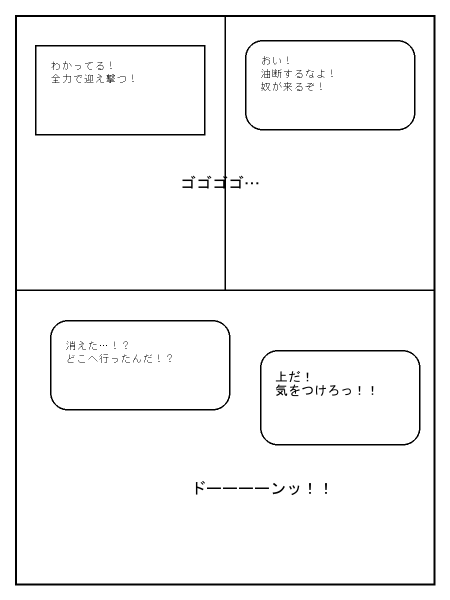
#> input picture data/real_manga_samples/manga_page1_action.png, 900 x 1200 px (shown at 1/2 size); its folder holds 2 pictures in this run
$ python panel_finder.py ../../data/real_manga_samples
#> lines starting #> are read from the running program, lines starting #| are printed output that depends on the picture; after the words box and inside, x2 and y2 are one past the last pixel; in counts of white or black regions, pixels touching at a corner belong together
#> in save_draw_contours, im is the input picture: PIL image 900x1200 RGB; min 0, max 255, mean 246.4
r"""
Finds panel order for manga page.
>> python .\modules\textdetector\panel_finder.py <path-to-images>
"""
import json
import sys
from pathlib import Path

import cv2 as cv
import numpy as np
from PIL import Image, ImageDraw, ImageFont
from shapely import Polygon
from shapely.ops import nearest_points

KERNEL_SIZE = 7
BORDER_SIZE = 10


def panel_process_image(img: Image.Image):
    """Preprocesses an image to make it easier to find panels.

    Args:
        img: The image to preprocess.

    Returns:
        The preprocessed image.
    """

    img_gray = cv.cvtColor(np.array(img), cv.COLOR_RGB2GRAY)
    img_gray = cv.GaussianBlur(img_gray, (KERNEL_SIZE, KERNEL_SIZE), 0)
    img_gray = cv.threshold(img_gray, 200, 255, cv.THRESH_BINARY)[1]
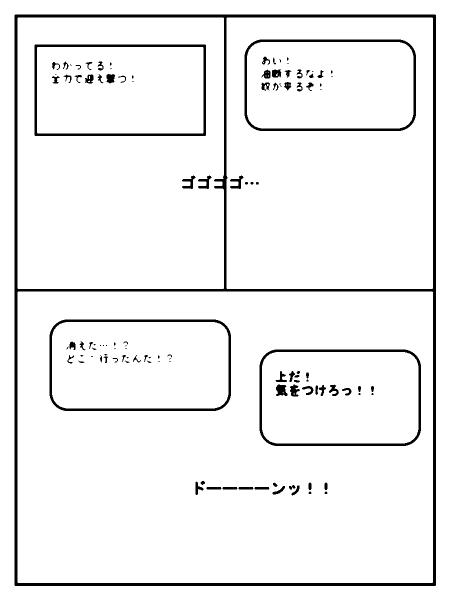
#> img_gray: shape (1200, 900) (shown at 1/2 size); 94.5% white; 118 black regions (39 under 20 px), largest, box (x1, y1, x2, y2) and area: (29, 29, 872, 1172) 30809, (69, 89, 412, 272) 5160, (99, 639, 462, 822) 5104

    # Add black border to image, to help with finding contours
    img_gray = cv.copyMakeBorder(
        img_gray,
        BORDER_SIZE,
        BORDER_SIZE,
        BORDER_SIZE,
        BORDER_SIZE,
        cv.BORDER_CONSTANT,
        value=255,
    )
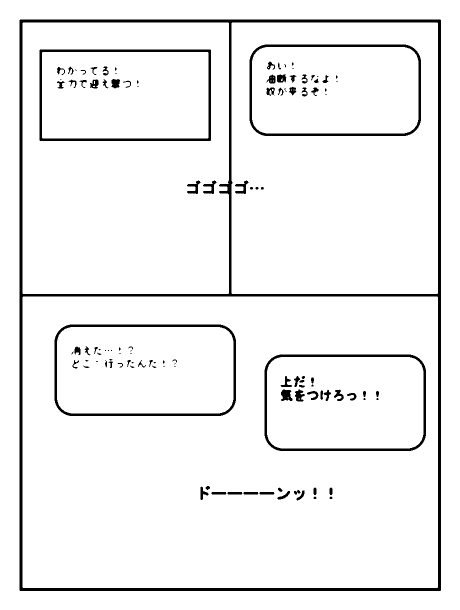
#> img_gray: shape (1220, 920) (shown at 1/2 size); 94.7% white; 118 black regions (39 under 20 px), largest, box (x1, y1, x2, y2) and area: (39, 39, 882, 1182) 30809, (79, 99, 422, 282) 5160, (109, 649, 472, 832) 5104
    # Invert image
    img_gray = cv.bitwise_not(img_gray)
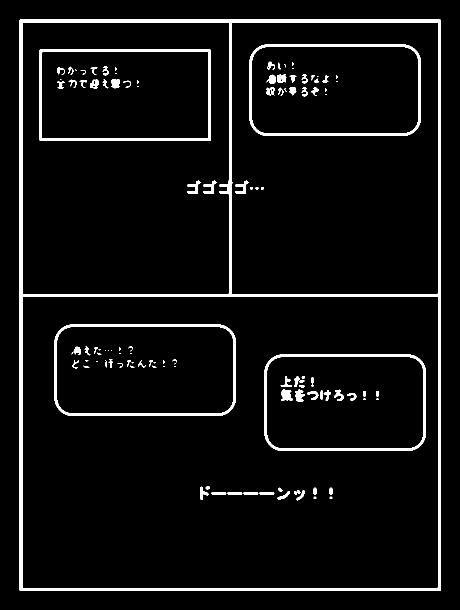
#> img_gray: shape (1220, 920) (shown at 1/2 size); 5.3% white; 118 white regions (39 under 20 px), largest, box (x1, y1, x2, y2) and area: (39, 39, 882, 1182) 30809, (79, 99, 422, 282) 5160, (109, 649, 472, 832) 5104
    return img_gray


def remove_contained_contours(polygons):
    """Removes polygons from a list if any completely contain the other.

    Args:
        polygons: A list of polygons.

    Returns:
        A list of polygons with any contained polygons removed.
    """

    # Create a new list to store the filtered polygons.
    filtered_polygons = []

    # Iterate over the polygons.
    for polygon in polygons:
        # Check if the polygon contains any of the other polygons.
        contains = False
        for other_polygon in polygons:
            # Check if the polygon contains the other polygon and that the polygons
            if np.array_equal(other_polygon, polygon):
                continue
            rect1 = cv.boundingRect(other_polygon)
            rect2 = cv.boundingRect(polygon)
            # Check if rect2 is completely within rect1
            if (
                rect2[0] >= rect1[0]
                and rect2[1] >= rect1[1]
                and rect2[0] + rect2[2] <= rect1[0] + rect1[2]
                and rect2[1] + rect2[3] <= rect1[1] + rect1[3]
            ):
                contains = True
                break

        # If the polygon does not contain any of the other polygons, add it to the
        # filtered list.
        if not contains:
            filtered_polygons.append(polygon)

    return filtered_polygons


def calc_panel_contours(im: Image.Image):
    img_gray = panel_process_image(im)
    contours_raw, hierarchy = cv.findContours(
        img_gray, cv.RETR_EXTERNAL, cv.CHAIN_APPROX_SIMPLE
    )
#> contours_raw = 1 item
    contours = contours_raw
#> contours = 1 item
    min_area = 10000
    contours = [i for i in contours if cv.contourArea(i) > min_area]
    contours = [cv.convexHull(i) for i in contours]
    contours = remove_contained_contours(contours)
#> the loop in remove_contained_contours, `for polygon in polygons:` made 1 pass

    # Remap the contours to the original image
    contours = [i + np.array([[-BORDER_SIZE, -BORDER_SIZE]]) for i in contours]

    # Sort the contours by their y-coordinate.
    contours = order_panels(contours, img_gray)
#> in order_panels, `bounding_boxes = [cv.boundingRect(contour) for contour in contours]`: bounding_boxes = [(29, 29, 843, 1143)]
#> in generate_vertical_bounding_box_groups_indices, `bbox_inds = np.argsort([i[1] for i in bounding_boxes])`: bbox_inds = [0]
#> in generate_vertical_bounding_box_groups_indices, `groups = [[bbox_inds[0]]]`: groups = [[0]]
#> the loop in order_panels, `for group in groups_indices:` made 1 pass
#> (group, cs, order_scores, sorted_list) on pass 1: ([0], [(29, 29, 843, 1143)], [0], [(0, 0)])
#> after the loop in order_panels, `for group in groups_indices:`: c = [(0, 0)]
#> in order_panels, `ordered_contours = [contours[i[0]] for i in c]`: ordered_contours = 1 item
    return contours


# [5 lines left out: function calc_panel_bboxes_xyxy, not called in this run]


def draw_contours(im, contours):
    """Debugging, draws the contours on the image."""
    colors = [
        (255, 0, 0),
        (0, 255, 0),
        (0, 0, 255),
    ]

    im_contour = np.array(im)

    for i, contour in enumerate(range(len(contours))):
        color = colors[i % len(colors)]
        im_contour = cv.drawContours(im_contour, contours, i, color, 4, cv.LINE_AA)
        # Draw a number at the top left of contour
        x, y, _, _ = cv.boundingRect(contours[i])
        cv.putText(
            im_contour,
            str(i),
            (x + 50, y + 50),
            cv.FONT_HERSHEY_SIMPLEX,
            1,
            color,
            2,
            cv.LINE_AA,
        )

    img = Image.fromarray(im_contour)

    return img


def save_draw_contours(path: Path | str):
    path = Path(path)

    pth_out = path.parent / (path.stem + "-contours")

    if not pth_out.exists():
        pth_out.mkdir()

    # Glob get all images in folder

    pths = [i for i in path.iterdir() if i.suffix in [".png", ".jpg", ".jpeg"]]
    for t in pths:
        print(t)
        im = Image.open(t)
        contours = calc_panel_contours(im)
#> contours = 1 item

        img_panels = draw_contours(im, contours)
#> the loop in draw_contours, `for i, contour in enumerate(range(len(contours))):` made 1 pass
#> (contour, color, x, y) on pass 1: (0, (255, 0, 0), 29, 29)
#> pass 1, in draw_contours, `im_contour = cv.drawContours(im_contour, contours, i, color, 4, cv.LIN..`:
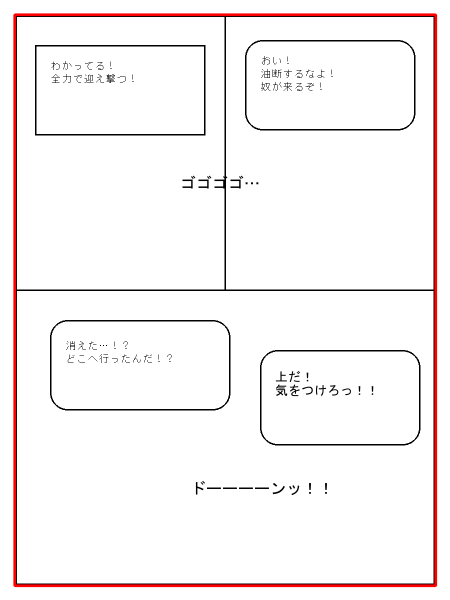
#> im_contour: shape (1200, 900, 3) (shown at 1/2 size); 2.57% of pixels changed, all inside (x1, y1, x2, y2) = (26, 26, 875, 1175)
#> after the loop in draw_contours, `for i, contour in enumerate(range(len(contours))):`: im_contour: shape (1200, 900, 3); 0.03% of pixels changed, all inside (x1, y1, x2, y2) = (80, 56, 99, 82)
        f_name = t.stem + t.suffix
        img_panels.save(pth_out / f_name)
#> pass 2 of the loop in save_draw_contours, `for t in pths:`:
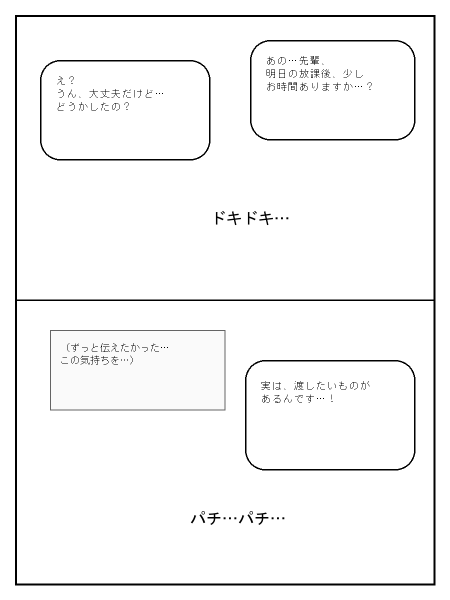
#> input picture data/real_manga_samples/manga_page2_sliceoflife.png, 900 x 1200 px (shown at 1/2 size)
#> in save_draw_contours, im is the input picture: PIL image 900x1200 RGB; min 0, max 255, mean 246.8
#> in panel_process_image (call 2), `img_gray = cv.bitwise_not(img_gray)`:
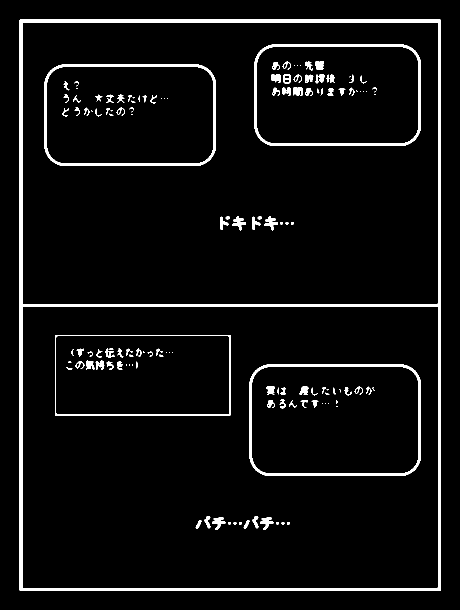
#> img_gray: shape (1220, 920) (shown at 1/2 size); 4.9% white; 142 white regions (41 under 20 px), largest, box (x1, y1, x2, y2) and area: (39, 39, 882, 1182) 27847, (499, 729, 842, 952) 5268, (89, 129, 432, 332) 5068
#> the loop in remove_contained_contours (call 2), `for polygon in polygons:` made 1 pass
#> the loop in order_panels (call 2), `for group in groups_indices:` made 1 pass
#> the loop in draw_contours (call 2), `for i, contour in enumerate(range(len(contours))):` made 1 pass
#> pass 1, in draw_contours (call 2), `im_contour = cv.drawContours(im_contour, contours, i, color, 4, cv.LIN..`:
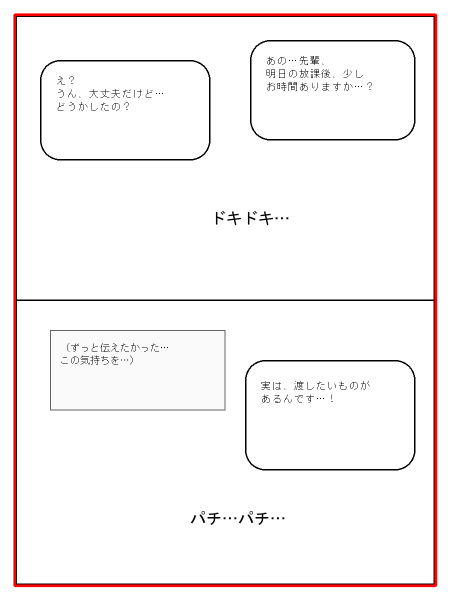
#> im_contour: shape (1200, 900, 3) (shown at 1/2 size); 2.57% of pixels changed, all inside (x1, y1, x2, y2) = (26, 26, 875, 1175)


def order_panels(contours, img_gray):
    """Orders the panels in a comic book page.

    Args:
      contours: A list of contours, where each contour is a list of points.

    Returns:
      A list of contours, where each contour is a list of points, ordered by
      their vertical position.
    """

    # Get the bounding boxes for each contour.
    bounding_boxes = [cv.boundingRect(contour) for contour in contours]

    # Generate groups of vertically overlapping bounding boxes.
    groups_indices = generate_vertical_bounding_box_groups_indices(bounding_boxes)

    c = []

    for group in groups_indices:
        # Reorder contours based on reverse z-order,

        cs = [bounding_boxes[i] for i in group]

        order_scores = order_read_direction_scores(cs)
        # Sort the list based on the location score value
        combined_list = list(zip(group, order_scores))
        sorted_list = sorted(combined_list, key=lambda x: x[1], reverse=True)

        c.extend(sorted_list)

    ordered_contours = [contours[i[0]] for i in c]
    return ordered_contours


def order_read_direction_scores(cs):
    """
    Smaller means read first, larger means read last
    """
    order_scores = [1 * (-i[1]) + i[0] * 1 for i in cs]
    return order_scores


def generate_vertical_bounding_box_groups_indices(bounding_boxes):
    """Generates groups of vertically overlapping bounding boxes.

    Args:
      bounding_boxes: A list of bounding boxes, where each bounding box is a tuple
        of (x, y, width, height).

    Returns:
      A list of groups, where each group is a list of bounding boxes that overlap
      vertically.
    """

    # Operate on indices Sort the bounding boxes by their y-coordinate.

    bbox_inds = np.argsort([i[1] for i in bounding_boxes])

    # generate groups of vertically overlapping bounding boxes
    groups = [[bbox_inds[0]]]
    for i in bbox_inds[1:]:
        is_old_group = False
        bbox = bounding_boxes[i]
        start1 = bbox[1]
        end1 = bbox[1] + bbox[3]
        for n, group in enumerate(groups):
            for ind in group:
                _bbox = bounding_boxes[ind]
                start2 = _bbox[1]
                end2 = _bbox[1] + _bbox[3]

                # Check for any partial overlapping
                if check_overlap((start1, end1), (start2, end2)):
                    groups[n] = group + [i]
                    is_old_group = True
                    break

            if is_old_group:
                break
        else:
            groups.append([i])
    return groups


# [10 lines left out: function check_overlap, not called in this run]


# Convert xyxy bounding boxes to shapely polygons
def polygon_from_xyxy(x, y, x2, y2):
    return Polygon([(x, y), (x2, y), (x2, y2), (x, y2)])


# [33 lines left out: function closest_text_to_panel_index, not called in this run]


def xywh_to_xyxy(xywh):
    return [xywh[0], xywh[1], xywh[0] + xywh[2], xywh[1] + xywh[3]]


def xyxy_to_xywh(xyxy):
    return [xyxy[0], xyxy[1], xyxy[2] - xyxy[0], xyxy[3] - xyxy[1]]


# [57 lines left out: functions reorder_boxes_indices, draw_bboxes, extract_text_info_from_ballons, not called in this run]


def text_bboxes_from_ballons(text_info):
    text_bboxes_xyxy = [i["xyxy"] for i in text_info]
    return text_bboxes_xyxy


def save_panel_text_order(path: Path | str):
    path = Path(path)
    path_json = path / (f"imgtrans_{path.stem}" + ".json")
    pth_out = path.parent / (path.stem + "-panel-text-order")

    if not pth_out.exists():
        pth_out.mkdir()

    # Glob get all images in folder
#> (the run stopped early here; a loop or call above may not have finished)
